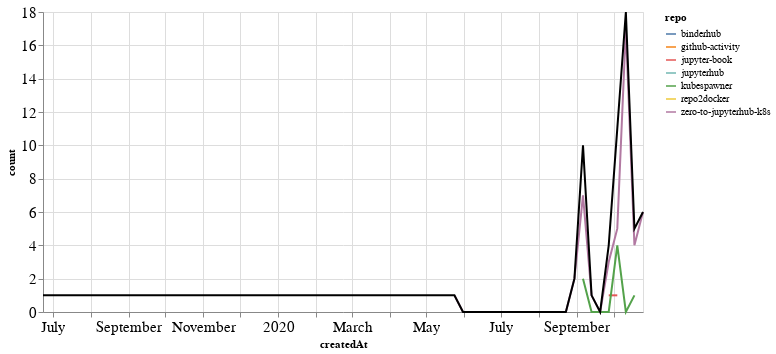

Source (notebook cell):
### Markdown cell above
## PRs

### Code cell
prs_time = prs.groupby('repo').resample('W', on='createdAt').count()['author'].reset_index()
prs_time = prs_time.rename(columns={'author': 'count'})
prs_time_total = prs_time.groupby('createdAt').agg({"count": "sum"}).reset_index()

ch1 = alt.Chart(prs_time, width=600).mark_line().encode(
    x='createdAt',
    y='count',
    color='repo',
    tooltip="repo"
)

ch2 = alt.Chart(prs_time_total, width=600).mark_line(color="black").encode(
    x='createdAt',
    y='count',
)

ch1 + ch2

### Figure 1 — Vega-Lite specification as saved in the notebook (floating-point values rounded to 4 significant figures)
{"config": {"axisLeft": {"labelFontSize": 15}, "axisBottom": {"labelFontSize": 15}}, "layer": [{"data": {"name": "data-9d1f8240b9c1903d34a9c716b0f8ca24"}, "mark": "line", "encoding": {"color": {"type": "nominal", "field": "repo"}, "tooltip": {"type": "nominal", "field": "repo"}, "x": {"type": "temporal", "field": "createdAt"}, "y": {"type": "quantitative", "field": "count"}}, "width": 600}, {"data": {"name": "data-269a44acacab5412113cbc7a25c6e383"}, "mark": {"type": "line", "color": "black"}, "encoding": {"x": {"type": "temporal", "field": "createdAt"}, "y": {"type": "quantitative", "field": "count"}}, "width": 600}], "$schema": "https://vega.github.io/schema/vega-lite/v4.8.1.json", "datasets": {"data-9d1f8240b9c1903d34a9c716b0f8ca24": [{"repo": "binderhub", "createdAt": "2020-09-06T00:00:00", "count": 1}, {"repo": "github-activity", "createdAt": "2020-10-11T00:00:00", "count": 1}, {"repo": "jupyter-book", "createdAt": "2020-09-27T00:00:00", "count": 1}, {"repo": "jupyter-book", "createdAt": "2020-10-04T00:00:00", "count": 1}, {"repo": "jupyterhub", "createdAt": "2020-10-04T00:00:00", "count": 1}, {"repo": "kubespawner", "createdAt": "2020-09-06T00:00:00", "count": 2}, {"repo": "kubespawner", "createdAt": "2020-09-13T00:00:00", "count": 0}, {"repo": "kubespawner", "createdAt": "2020-09-20T00:00:00", "count": 0}, {"repo": "kubespawner", "createdAt": "2020-09-27T00:00:00", "count": 0}, {"repo": "kubespawner", "createdAt": "2020-10-04T00:00:00", "count": 4}, {"repo": "kubespawner", "createdAt": "2020-10-11T00:00:00", "count": 0}, {"repo": "kubespawner", "createdAt": "2020-10-18T00:00:00", "count": 1}, {"repo": "repo2docker", "createdAt": "2019-06-23T00:00:00", "count": 1}, {"repo": "zero-to-jupyterhub-k8s", "createdAt": "2020-05-24T00:00:00", "count": 1}, {"repo": "zero-to-jupyterhub-k8s", "createdAt": "2020-05-31T00:00:00", "count": 0}, {"repo": "zero-to-jupyterhub-k8s", "createdAt": "2020-06-07T00:00:00", "count": 0}, {"repo": "zero-to-jupyterhub-k8s", "createdAt": "2020-06-14T00:00:00", "count": 0}, {"repo": "zero-to-jupyterhub-k8s", "createdAt": "2020-06-21T00:00:00", "count": 0}, {"repo": "zero-to-jupyterhub-k8s", "createdAt": "2020-06-28T00:00:00", "count": 0}, {"repo": "zero-to-jupyterhub-k8s", "createdAt": "2020-07-05T00:00:00", "count": 0}, {"repo": "zero-to-jupyterhub-k8s", "createdAt": "2020-07-12T00:00:00", "count": 0}, {"repo": "zero-to-jupyterhub-k8s", "createdAt": "2020-07-19T00:00:00", "count": 0}, {"repo": "zero-to-jupyterhub-k8s", "createdAt": "2020-07-26T00:00:00", "count": 0}, {"repo": "zero-to-jupyterhub-k8s", "createdAt": "2020-08-02T00:00:00", "count": 0}, {"repo": "zero-to-jupyterhub-k8s", "createdAt": "2020-08-09T00:00:00", "count": 0}, {"repo": "zero-to-jupyterhub-k8s", "createdAt": "2020-08-16T00:00:00", "count": 0}, {"repo": "zero-to-jupyterhub-k8s", "createdAt": "2020-08-23T00:00:00", "count": 0}, {"repo": "zero-to-jupyterhub-k8s", "createdAt": "2020-08-30T00:00:00", "count": 2}, {"repo": "zero-to-jupyterhub-k8s", "createdAt": "2020-09-06T00:00:00", "count": 7}, {"repo": "zero-to-jupyterhub-k8s", "createdAt": "2020-09-13T00:00:00", "count": 1}, {"repo": "zero-to-jupyterhub-k8s", "createdAt": "2020-09-20T00:00:00", "count": 0}, {"repo": "zero-to-jupyterhub-k8s", "createdAt": "2020-09-27T00:00:00", "count": 3}, {"repo": "zero-to-jupyterhub-k8s", "createdAt": "2020-10-04T00:00:00", "count": 5}, {"repo": "zero-to-jupyterhub-k8s", "createdAt": "2020-10-11T00:00:00", "count": 17}, {"repo": "zero-to-jupyterhub-k8s", "createdAt": "2020-10-18T00:00:00", "count": 4}, {"repo": "zero-to-jupyterhub-k8s", "createdAt": "2020-10-25T00:00:00", "count": 6}], "data-269a44acacab5412113cbc7a25c6e383": [{"createdAt": "2019-06-23T00:00:00", "count": 1}, {"createdAt": "2020-05-24T00:00:00", "count": 1}, {"createdAt": "2020-05-31T00:00:00", "count": 0}, {"createdAt": "2020-06-07T00:00:00", "count": 0}, {"createdAt": "2020-06-14T00:00:00", "count": 0}, {"createdAt": "2020-06-21T00:00:00", "count": 0}, {"createdAt": "2020-06-28T00:00:00", "count": 0}, {"createdAt": "2020-07-05T00:00:00", "count": 0}, {"createdAt": "2020-07-12T00:00:00", "count": 0}, {"createdAt": "2020-07-19T00:00:00", "count": 0}, {"createdAt": "2020-07-26T00:00:00", "count": 0}, {"createdAt": "2020-08-02T00:00:00", "count": 0}, {"createdAt": "2020-08-09T00:00:00", "count": 0}, {"createdAt": "2020-08-16T00:00:00", "count": 0}, {"createdAt": "2020-08-23T00:00:00", "count": 0}, {"createdAt": "2020-08-30T00:00:00", "count": 2}, {"createdAt": "2020-09-06T00:00:00", "count": 10}, {"createdAt": "2020-09-13T00:00:00", "count": 1}, {"createdAt": "2020-09-20T00:00:00", "count": 0}, {"createdAt": "2020-09-27T00:00:00", "count": 4}, {"createdAt": "2020-10-04T00:00:00", "count": 11}, {"createdAt": "2020-10-11T00:00:00", "count": 18}, {"createdAt": "2020-10-18T00:00:00", "count": 5}, {"createdAt": "2020-10-25T00:00:00", "count": 6}]}}
